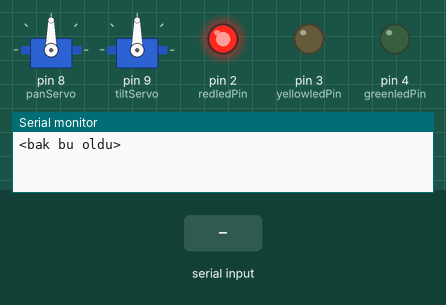
This sketch was run on a simulated Arduino Uno, built with avr-gcc and run on an emulated ATmega328P. Shown: 2 × servo, output pins drawn as LEDs (lit = HIGH), the last lines printed to the serial monitor. The inputs (shaded band) are chosen by the test bench.

Above: at 2.0 s.
2.1 s: "<90,45,200>" received over Serial
At 2.5 s:
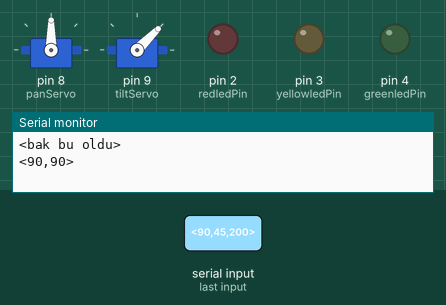
3.6 s: "<30,150,10>" received over Serial
At 4.8 s:
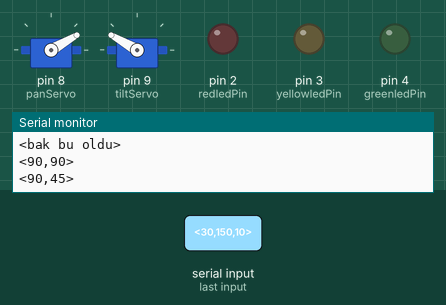
5.1 s: "<90,45>" received over Serial
At 5.9 s:
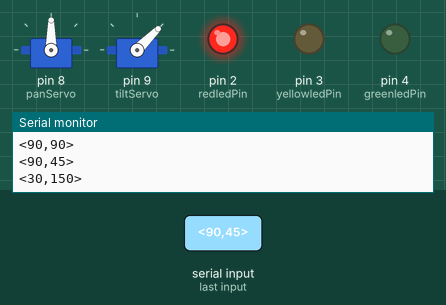
6.6 s: "<30,150>" received over Serial
At 7.1 s:
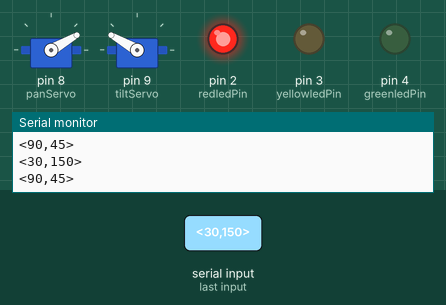
8.1 s: "<2>" received over Serial
At 9.3 s:
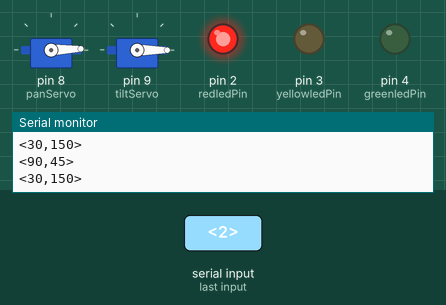
9.6 s: "<90>" received over Serial
At 10.5 s:
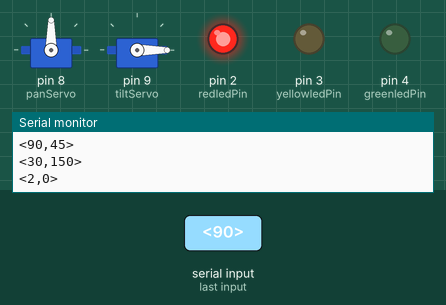
Timing chart, 0 to 12.1 s (numbered marks = the images above; inputs shaded):
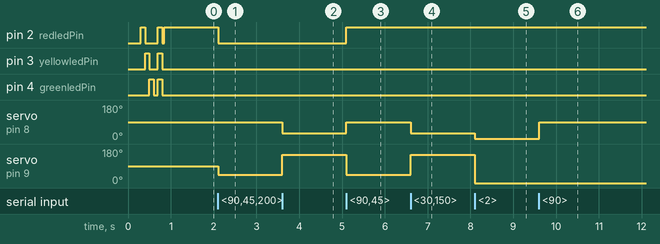

The sketch:

arduino_icin.ino
```cpp
#include <Servo.h>

Servo panServo;
Servo tiltServo;

byte redledPin = 2;
byte yellowledPin = 3;
byte greenledPin = 4;

const byte buffSize = 40;
char inputBuffer[buffSize];
const char startMarker = '<';
const char endMarker = '>';
byte bytesRecvd = 0;
boolean readInProgress = false;
boolean newDataFromPC = false;

float panServoAngle = 90.0;
float tiltServoAngle = 90.0;
int LED_state = 0;

//8=============D

void setup() {
  Serial.begin(128000);

  panServo.attach(8);
  tiltServo.attach(9);

  pinMode(redledPin, OUTPUT);
  pinMode(yellowledPin, OUTPUT);
  pinMode(greenledPin, OUTPUT);

  //moveServo();
  start_sequence();

  delay(50);

  Serial.println("<bak bu oldu>"); // bilgisayara mesaj gönder
}

//8=============D

void loop() {
  getDataFromPC();
  replyToPC();
  moveServo();
  setLED();
}

//8=============D

void getDataFromPC() {

    // PC'den veri alma ve inputBuffer'a kaydetme

  if(Serial.available() > 0) {

    char x = Serial.read();              //char'ı diziden oku

    if (x == endMarker) {                //son işaretine bak
      readInProgress = false;            //bulunursa, devam eden okuma değerini true olarak ayarla (arabelleğe yeni bayt eklemeyi durduracaktır)
      newDataFromPC = true;              //arduino'ya yeni verilerin mevcut olduğunu bildirin
      inputBuffer[bytesRecvd] = 0;       //giriş arabelleğini temizle
      processData();                      // arabellekte veri işleme
    }

    if(readInProgress) {
      inputBuffer[bytesRecvd] = x;      //girdi arabelleğini baytla doldur
      bytesRecvd ++;                    //artış endeksi
      if (bytesRecvd == buffSize) {     //arabellek dolduğunda
        bytesRecvd = buffSize - 1;      //son işaretleyici tut
      }
    }

    if (x == startMarker) {              // başlangıç işaretini ara
      bytesRecvd = 0;                    // if found, set byte received to 0
      readInProgress = true;             // okumaya devam et
    }
  }
}

//8=============D

void processData() // veri türü için "<float, float, int>"
{
  char * strtokIndx; // bu strtok () tarafından dizin olarak kullanılır

   strtokIndx = strtok(inputBuffer,",");      // ilk kısmı al
   panServoAngle = atof(strtokIndx);         // bu parçayı float dönüştür

   strtokIndx = strtok(NULL,",");          // ikinci kısmı al (bu önceki çağrının kaldığı yerden devam eder)
   tiltServoAngle = atof(strtokIndx);     // bu parçayı floata dönüştür

   strtokIndx = strtok(NULL, ",");      // son kısmı al
   LED_state = atoi(strtokIndx);          // int e çevir (string to int)
}

//8=============D

void replyToPC() {

  if (newDataFromPC) {
    newDataFromPC = false;
    Serial.print("<");
    Serial.print(panServo.read());
    Serial.print(",");
    Serial.print(tiltServo.read());
    Serial.println(">");
  }
}

//8=============D

void moveServo()
{
  panServo.write(panServoAngle);
  tiltServo.write(tiltServoAngle);
}

void setLED()
{
  if(LED_state == 2){
    digitalWrite(redledPin, LOW);
    digitalWrite(yellowledPin, HIGH);
    digitalWrite(greenledPin, LOW);
    }
  else if(LED_state == 1){
    digitalWrite(redledPin, LOW);
    digitalWrite(yellowledPin, LOW);
    digitalWrite(greenledPin, HIGH);
    }
  else if(LED_state == 0){
    digitalWrite(redledPin, HIGH);
    digitalWrite(yellowledPin, LOW);
    digitalWrite(greenledPin, LOW);
    }
  else if(LED_state == 3){
    digitalWrite(redledPin, HIGH);
    digitalWrite(yellowledPin, HIGH);
    digitalWrite(greenledPin, HIGH);
    }
  else{
    digitalWrite(redledPin, LOW);
    digitalWrite(yellowledPin, LOW);
    digitalWrite(greenledPin, LOW);
    }

  }

//8=============D

  void start_sequence()
  {
    panServo.write(90);
    tiltServo.write(90);
    delay(300);


    digitalWrite(redledPin, HIGH);
    delay(100);
    digitalWrite(redledPin, LOW);
    digitalWrite(yellowledPin, HIGH);
    delay(100);
    digitalWrite(yellowledPin, LOW);
    digitalWrite(greenledPin, HIGH);
    delay(100);

    digitalWrite(redledPin, LOW);
    digitalWrite(yellowledPin, LOW);
    digitalWrite(greenledPin, LOW);
    delay(100);
    digitalWrite(redledPin, HIGH);
    digitalWrite(yellowledPin, HIGH);
    digitalWrite(greenledPin, HIGH);
    delay(100);
    digitalWrite(redledPin, LOW);
    digitalWrite(yellowledPin, LOW);
    digitalWrite(greenledPin, LOW);
    }
```

Measured:
- after the input at 2.1 s, pin 2 (redledPin): HIGH → LOW at once; servo on pin 9 (tiltServo): 90° → 45° at once
- after the input at 3.6 s, servo on pin 8 (panServo): 90° → 30° at once; servo on pin 9 (tiltServo): 45° → 150° at once
- after the input at 5.1 s, pin 2 (redledPin): LOW → HIGH at once; servo on pin 8 (panServo): 30° → 90° at once; servo on pin 9 (tiltServo): 150° → 45° at once
- after the input at 6.6 s, servo on pin 8 (panServo): 90° → 30° at once; servo on pin 9 (tiltServo): 45° → 150° at once
- after the input at 8.1 s, servo on pin 8 (panServo): 30° → 2° at once; servo on pin 9 (tiltServo): 150° → 0° at once
- after the input at 9.6 s, servo on pin 8 (panServo): 2° → 90° at once
